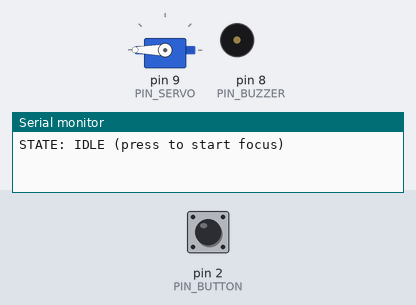
The sketch below on a simulated Arduino Uno, built with avr-gcc and run on an emulated ATmega328P. Shown: servo, buzzer (waves = sounding), the last lines printed to the serial monitor. Inputs (shaded band) come from the test bench; at power-on: pin 2 (PIN_BUTTON) HIGH.

Above: at 1.2 s.
1.3 s: pin 2 (PIN_BUTTON) pulled LOW for 0.15 s
At 3.07 s:
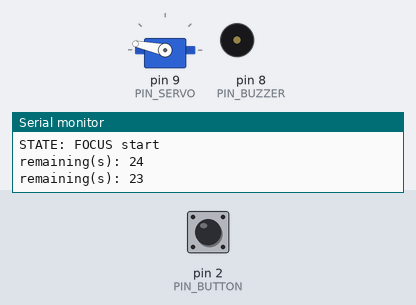
4.3 s: pin 2 (PIN_BUTTON) pulled LOW for 1 s
At 6.1 s:
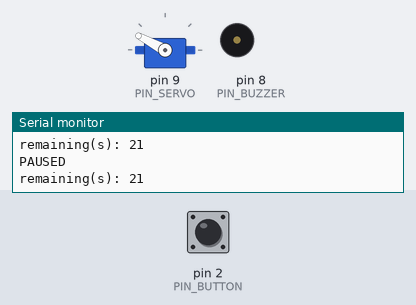
7.3 s: pin 2 (PIN_BUTTON) pulled LOW for 0.15 s
At 9.25 s:
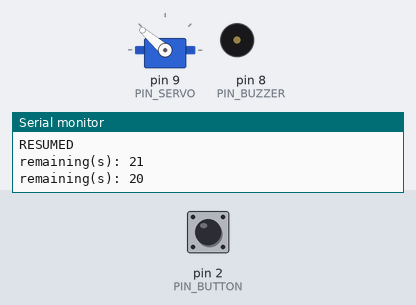
10.4 s: pin 2 (PIN_BUTTON) driven LOW
Timing chart, 0 to 13.4 s (numbered marks = the images above; inputs shaded):
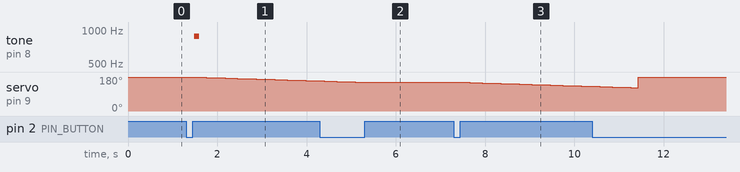

The sketch:

pomodoro_timer.ino
```cpp
/*
 * 集中ポモドーロ物理タイマー (Arduino Uno)
 *
 * サーボの針が残り時間を物理表示し、終了時にブザーで知らせる。
 *   - 短押し  : 待機中=集中開始 / 動作中=ポーズ⇔再開
 *   - 長押し  : いつでも待機(IDLE)へリセット
 *   - サイクル: 集中(25分) → 休憩(5分) → 待機
 *
 * 配線:
 *   サーボ信号 = D9 / ブザー = D8 / ボタン = D2(INPUT_PULLUPでGND直結)
 */

#include <Servo.h>

// ===== ピン =====
const int PIN_SERVO  = 9;
const int PIN_BUZZER = 8;
const int PIN_BUTTON = 2;

// ===== テストモード =====
// true : 「分」を「秒」に置換(集中25秒/休憩5秒)。全体を素早く確認できる。
// false: 本番(集中25分/休憩5分)。
const bool TEST_MODE = true;

// ===== 時間設定 =====
const unsigned long FOCUS_UNITS = 25;  // 集中
const unsigned long BREAK_UNITS = 5;   // 休憩
const unsigned long UNIT_MS = TEST_MODE ? 1000UL : 60000UL;
const unsigned long FOCUS_MS = FOCUS_UNITS * UNIT_MS;
const unsigned long BREAK_MS = BREAK_UNITS * UNIT_MS;

// ===== サーボ角度(針) =====
const int ANGLE_FULL  = 180;  // 残り満タン
const int ANGLE_EMPTY = 0;    // 残りゼロ

// ===== ボタン判定 =====
const unsigned long DEBOUNCE_MS   = 30;
const unsigned long LONG_PRESS_MS = 1000;

// ===== その他 =====
const unsigned long LOG_INTERVAL_MS = 1000;
const long          BAUD_RATE       = 9600;

// ===== 状態 =====
enum State { IDLE_STATE, FOCUS_STATE, BREAK_STATE };
enum ButtonEvent { BTN_NONE, BTN_SHORT, BTN_LONG };
enum MelodyKind { MELODY_START, MELODY_FOCUS_END, MELODY_BREAK_END };

Servo servo;
State state = IDLE_STATE;
bool paused = false;
unsigned long phaseStartMs = 0;     // 現在区間の計測開始時刻
unsigned long accumulatedMs = 0;    // ポーズをまたいで積算した経過
unsigned long phaseDurationMs = 0;  // 現在区間の長さ

void setup() {
  Serial.begin(BAUD_RATE);
  pinMode(PIN_BUTTON, INPUT_PULLUP);
  servo.attach(PIN_SERVO);
  enterState(IDLE_STATE);
}

void loop() {
  ButtonEvent ev = readButton();

  if (ev == BTN_LONG) {
    Serial.println(F("RESET"));
    enterState(IDLE_STATE);
    return;
  }

  switch (state) {
    case IDLE_STATE:
      if (ev == BTN_SHORT) enterState(FOCUS_STATE);
      break;
    case FOCUS_STATE:
    case BREAK_STATE:
      if (ev == BTN_SHORT) togglePause();
      runCountdown();
      break;
  }
}

// 状態遷移時の初期化
void enterState(State next) {
  state = next;
  paused = false;
  accumulatedMs = 0;
  phaseStartMs = millis();

  switch (next) {
    case IDLE_STATE:
      servo.write(ANGLE_FULL);
      Serial.println(F("STATE: IDLE (press to start focus)"));
      break;
    case FOCUS_STATE:
      phaseDurationMs = FOCUS_MS;
      servo.write(ANGLE_FULL);
      playMelody(MELODY_START);
      Serial.println(F("STATE: FOCUS start"));
      break;
    case BREAK_STATE:
      phaseDurationMs = BREAK_MS;
      servo.write(ANGLE_FULL);
      Serial.println(F("STATE: BREAK start"));
      break;
  }
}

// 経過を進め、針を更新し、区間終了を処理する
void runCountdown() {
  unsigned long now = millis();
  unsigned long elapsed = accumulatedMs + (paused ? 0 : now - phaseStartMs);
  if (elapsed > phaseDurationMs) elapsed = phaseDurationMs;
  unsigned long remaining = phaseDurationMs - elapsed;

  updateNeedle(remaining, phaseDurationMs);
  logRemaining(remaining);

  if (remaining == 0) {
    if (state == FOCUS_STATE) {
      playMelody(MELODY_FOCUS_END);
      enterState(BREAK_STATE);
    } else {
      playMelody(MELODY_BREAK_END);
      enterState(IDLE_STATE);
    }
  }
}

// ポーズ⇔再開
void togglePause() {
  unsigned long now = millis();
  if (!paused) {
    accumulatedMs += now - phaseStartMs;
    paused = true;
    Serial.println(F("PAUSED"));
  } else {
    phaseStartMs = now;
    paused = false;
    Serial.println(F("RESUMED"));
  }
}

// 残り時間を角度に変換して針を動かす
void updateNeedle(unsigned long remaining, unsigned long total) {
  long angle = map((long)remaining, 0, (long)total, ANGLE_EMPTY, ANGLE_FULL);
  servo.write((int)angle);
}

// 1秒ごとに残り秒数をシリアル出力
void logRemaining(unsigned long remaining) {
  static unsigned long lastLog = 0;
  unsigned long now = millis();
  if (now - lastLog >= LOG_INTERVAL_MS) {
    lastLog = now;
    Serial.print(F("remaining(s): "));
    Serial.println(remaining / 1000);
  }
}

// 短押し / 長押しを検出(デバウンス付き)
ButtonEvent readButton() {
  static bool stablePressed = false;
  static bool lastReading = false;
  static unsigned long lastChange = 0;
  static unsigned long pressStart = 0;
  static bool longFired = false;

  bool reading = (digitalRead(PIN_BUTTON) == LOW);  // PULLUP: 押下=LOW
  unsigned long now = millis();

  if (reading != lastReading) {
    lastReading = reading;
    lastChange = now;
  }

  ButtonEvent event = BTN_NONE;
  if (now - lastChange > DEBOUNCE_MS && reading != stablePressed) {
    stablePressed = reading;
    if (stablePressed) {
      pressStart = now;
      longFired = false;
    } else if (!longFired) {
      event = BTN_SHORT;  // 離した瞬間に短押し確定
    }
  }

  if (stablePressed && !longFired && (now - pressStart > LONG_PRESS_MS)) {
    longFired = true;
    event = BTN_LONG;  // 押しっぱなしで長押し確定
  }

  return event;
}

// ブザーのメロディ再生(状態遷移時のみの短い音)
void playMelody(MelodyKind kind) {
  switch (kind) {
    case MELODY_START:
      playTone(880, 120);
      break;
    case MELODY_FOCUS_END:  // 上昇音「休憩して！」
      playTone(660, 150);
      playTone(880, 150);
      playTone(1175, 300);
      break;
    case MELODY_BREAK_END:  // 下降音「再開！」
      playTone(880, 150);
      playTone(660, 150);
      playTone(523, 300);
      break;
  }
}

void playTone(int freq, int durMs) {
  tone(PIN_BUZZER, freq, durMs);
  delay(durMs + 30);
  noTone(PIN_BUZZER);
}
```

Measured:
- after the input at 1.3 s, tone on pin 8 (PIN_BUZZER): silent → 880 Hz after 0.18 s, → silent 0.12 s later; servo on pin 9 (PIN_SERVO): moves from 180° to 159° over 2.6 s, starting after 0.33 s
- after the input at 4.3 s, servo on pin 9 (PIN_SERVO): goes on until 5.2 s, then stays 152°
- after the input at 7.3 s, servo on pin 9 (PIN_SERVO): moves from 152° to 131° over 2.8 s, starting after 0.22 s
